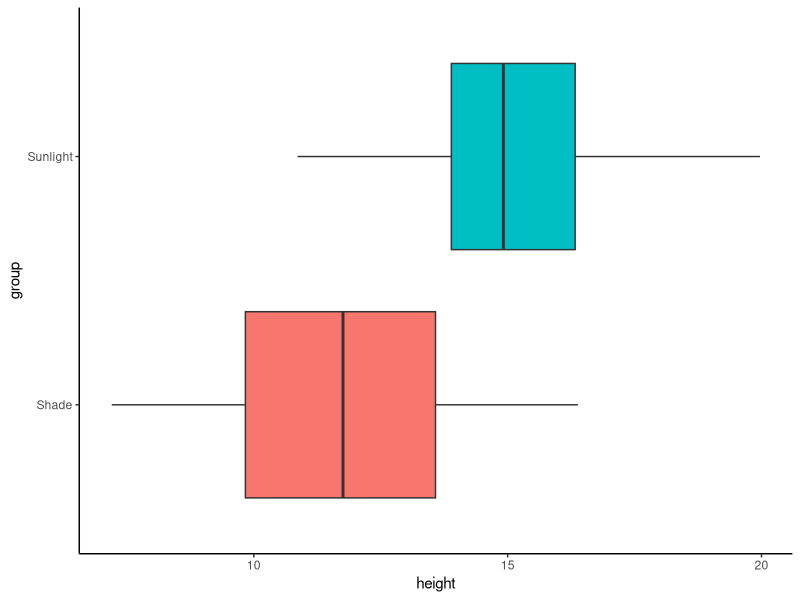
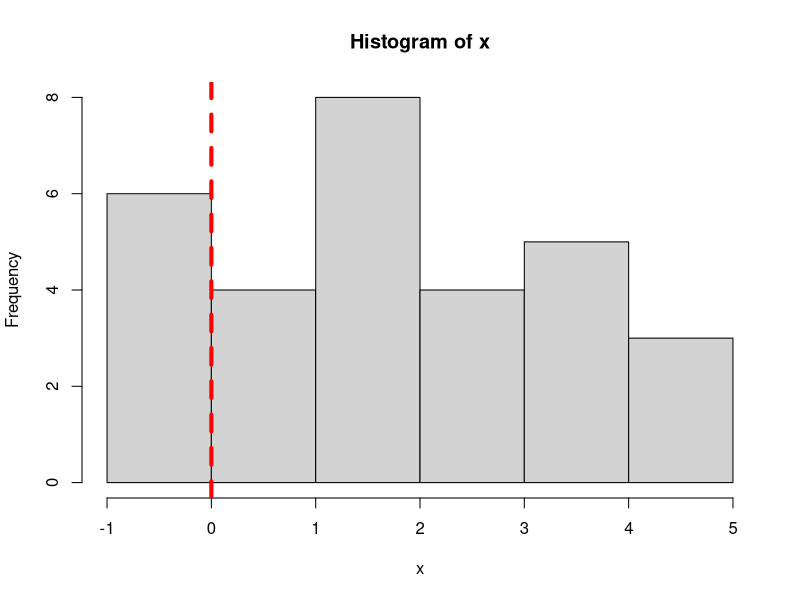
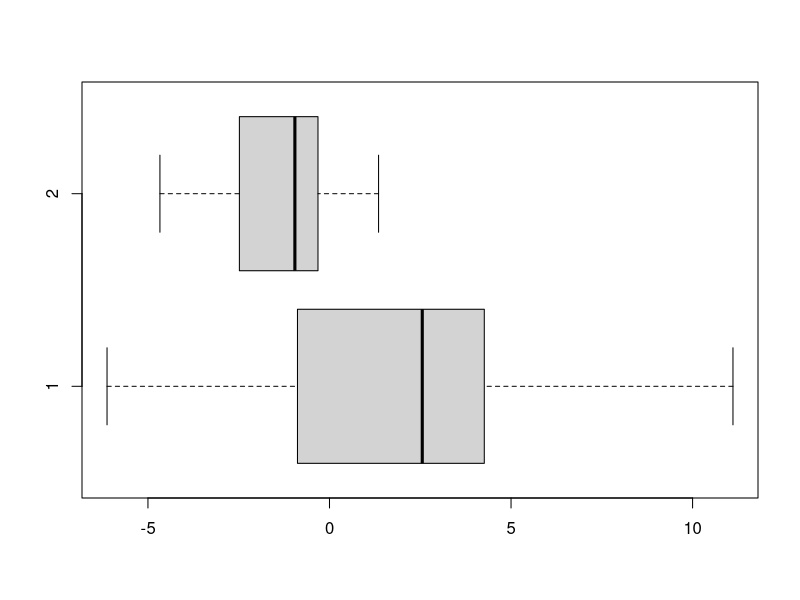
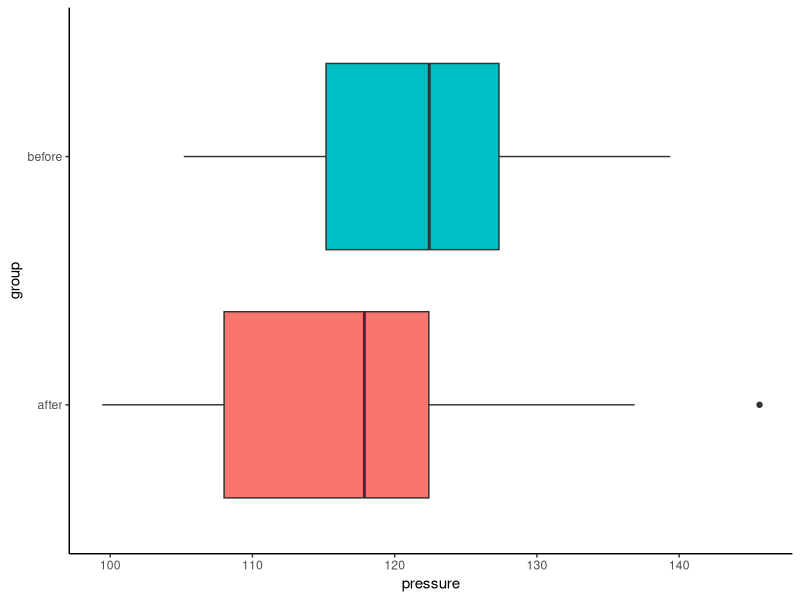
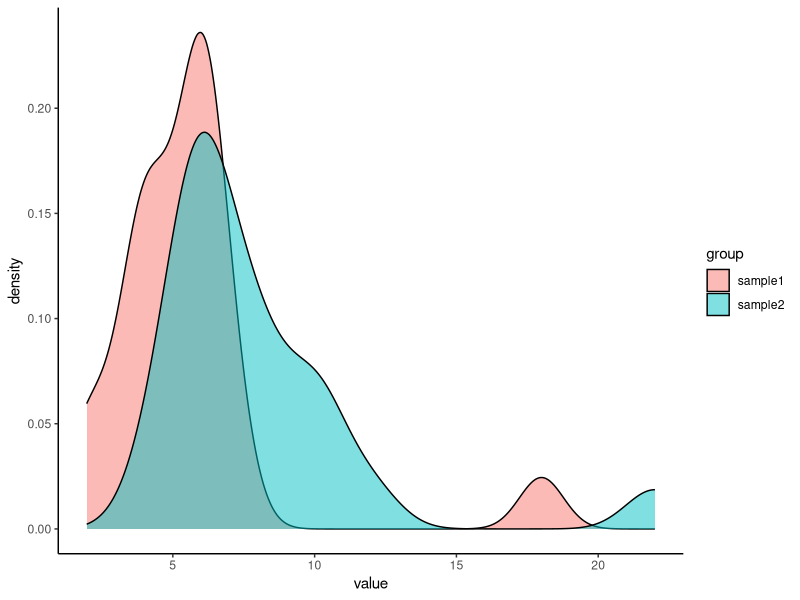
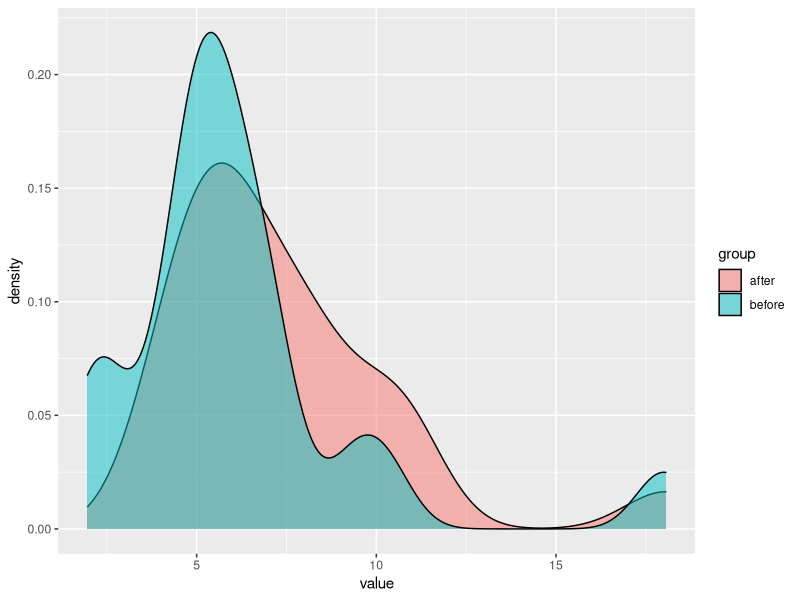
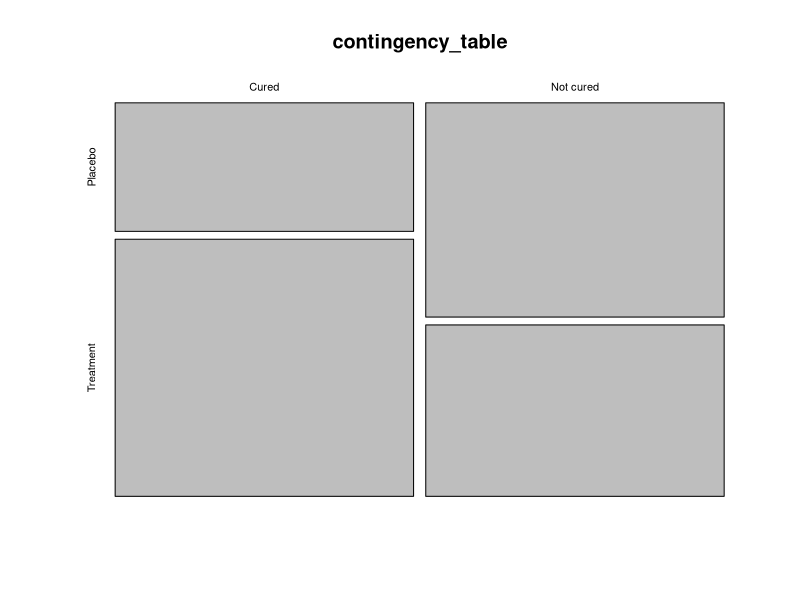
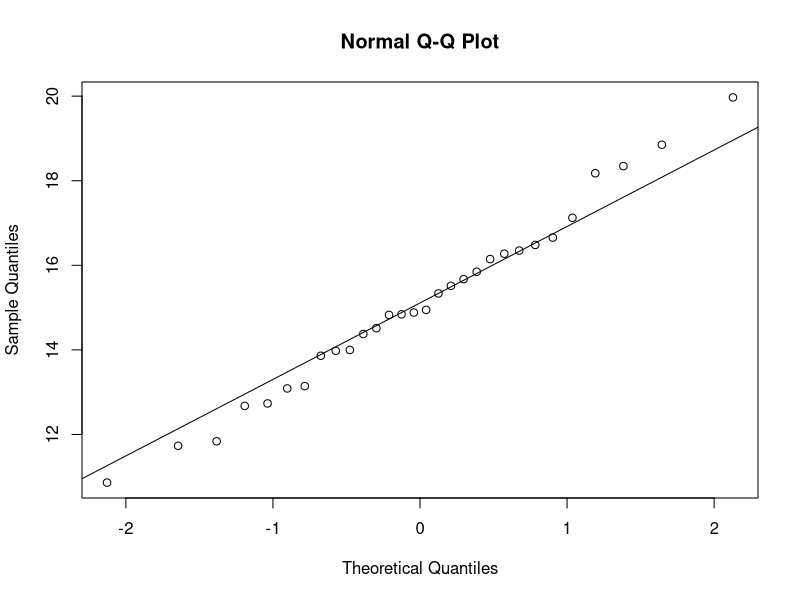

Generate these figures, in order, with R:
## ---- chunk 1
knitr::opts_chunk$set(echo = TRUE)
library(dplyr)
library(tidyr)
library(ggplot2)
## ---- chunk 2
data_sunlight_plant = 
  data.frame(group = factor(rep(c("Sunlight", "Shade"), each = 30)),
             height = c(rnorm(30, mean = 15, sd = 2), 
                        rnorm(30, mean = 12, sd = 2)))

data_sunlight_plant %>% str() #!
## ---- chunk 3
ggplant = data_sunlight_plant %>%  
  ggplot(aes(x=height,fill=group)) +
  theme_classic()

ggplant + geom_boxplot(aes(y=group)) + theme(legend.position = "none")
# ggplant + geom_density(alpha=0.5)
# ggplant + geom_histogram(alpha=0.7, binwidth=1, col='black')

## ---- chunk 4
x = rnorm(30, mean=2, sd=2)
hist(x)
abline(v = 0, lty=2, col='red', lwd=4)
## ---- chunk 5
t.test(x, mu = 0)
## ---- chunk 6
x1 = rnorm(30, mean=2, sd = 4)
x2 = rnorm(30, mean=-1, sd=2)
boxplot(x1, x2, horizontal = T)
## ---- chunk 7
t.test(x1,x2)
## ---- chunk 8
# t.test(height ~ group, data = data_sunlight_plant, var.equal = TRUE) # Classic t-test
t.test(height ~ group, 
       data = data_sunlight_plant) # Welch t-test
## ---- chunk 9
before <- rnorm(20, mean = 120, sd = 10)
after <- before + rnorm(20, mean = -5, sd = 5)

data_pressure = data.frame(
 pressure = c(before, after),
 group = factor(rep(c('before', 'after'), each=20))
)

data_pressure %>% head() 
## ---- chunk 10
ggpress = data_pressure %>%  
  ggplot(aes(x=pressure, fill=group)) +
  theme_classic()

ggpress + geom_boxplot(aes(y=group)) + 
# ggplant + geom_density(alpha=0.5) + 
# ggplant + geom_histogram(alpha=0.8, binwidth=1) +
  theme(legend.position = "none")
## ---- chunk 11
t.test(pressure ~ group,
       data = data_pressure, 
       pair = T) # <---- !!!
## ---- chunk 12
sample1 = c(rnorm(20, 5, 2), 18)
sample2 = c(rnorm(20, 7, 2), 22)

data_sample = data.frame(group = rep(c("sample1", "sample2"), each=21),
                         value = c(sample1, sample2))
## ---- chunk 13
data_sample %>%  
  ggplot(aes(x = value, fill=group)) + 
  geom_density(alpha=0.5) +
  theme_classic()
## ---- chunk 14
t.test(value ~ group,
       data=data_sample)

wilcox.test(value ~ group,
            data=data_sample)
## ---- chunk 15
sample_before = c(rnorm(20, 5, 2), 18)
sample_after = sample_before + rnorm(21, 1, 2)

data_before_after = data.frame(group = rep(c("before", "after"), each=21),
                         value = c(sample_before, sample_after))
## ---- chunk 16
data_before_after %>%  ggplot(aes(x = value, fill=group)) + geom_density(alpha=0.5)
## ---- chunk 17
wilcox.test(value ~ group,
            data=data_before_after,
            pair = TRUE) ## <---
## ---- chunk 18
data_cure = data.frame(
  Outcome = factor(rep(c('Cured', 'Not cured'), e=18)),
  Group = factor(c(rep("Treatment", 12), rep("Placebo", 6), rep("Treatment", 8), rep("Placebo", 10))))

data_cure %>%  head()
## ---- chunk 19
contingency_table = table(data_cure$Outcome, data_cure$Group)
contingency_table
## ---- chunk 20
mosaicplot(contingency_table)
## ---- chunk 21
chisq.test(contingency_table, 
           # correct = F
           )
## ---- chunk 22
data_covid = data.frame(
  test1 = factor(rep(c('test2+', 'test2-'), e=18)),
  test2 = factor(c(rep("test1+", 12), rep("test1-", 6), rep("test1+", 8), rep("test1-", 10))))

data_covid %>%  head()
## ---- chunk 23
contingency_table = table(data_covid$test2, data_covid$test1)
contingency_table
## ---- chunk 24
mcnemar.test(contingency_table)
## ---- chunk 25
data_knockout = data.frame(
  Expert = factor(rep(c('guessed treatment', 'guessed placebo'), e=4)),
  Group = factor(c("Treatment", "Control", rep("Treatment", 3), rep("Control", 3))))

data_knockout %>%  head()
## ---- chunk 26
contingency_table_1 = table(data_knockout$Group, data_knockout$Expert)
contingency_table_1
## ---- chunk 27
fisher.test(contingency_table_1)
## ---- chunk 28
qqnorm(data_sunlight_plant %>%  filter(group=='Sunlight') %>%  pull(height))
qqline(data_sunlight_plant %>%  filter(group=='Sunlight') %>%  pull(height))

qqnorm(data_sunlight_plant %>%  filter(group=='Shade') %>%  pull(height))
qqline(data_sunlight_plant %>%  filter(group=='Shade') %>%  pull(height))

## ---- chunk 29
qqnorm(data_pressure %>%  filter(group=='before') %>%  pull(pressure))
qqline(data_pressure %>%  filter(group=='before') %>%  pull(pressure))

qqnorm(data_pressure %>%  filter(group=='after') %>%  pull(pressure))
qqline(data_pressure %>%  filter(group=='after') %>%  pull(pressure))
## ---- chunk 30
observed <- c(435, 150, 160, 55)
expected <- c(9, 3, 3, 1) / sum(c(9, 3, 3, 1)) * sum(observed)

## ---- chunk 31
barplot(rbind(observed, expected), 
        beside = TRUE, 
        col = c("blue", "red"), 
        legend = c("Observed", "Expected"))
## ---- chunk 32
chisq.test(x=observed, p=expected/sum(expected))
